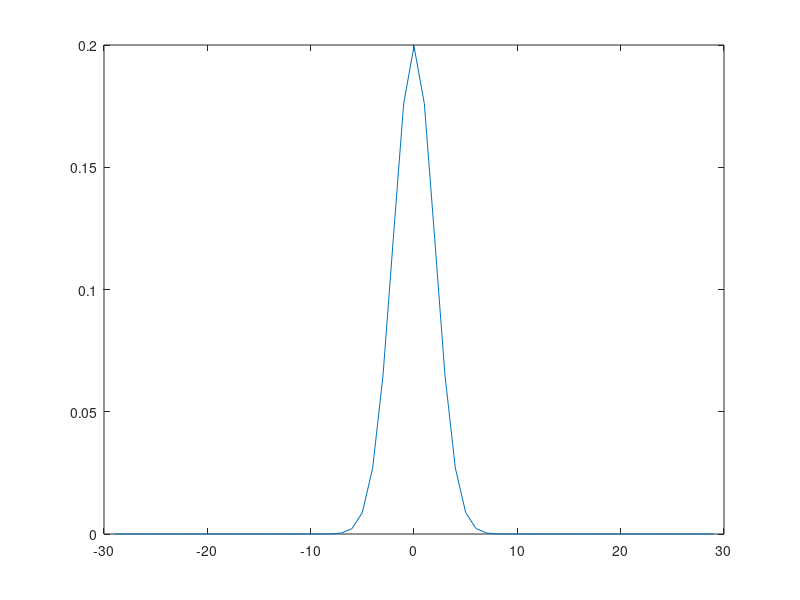
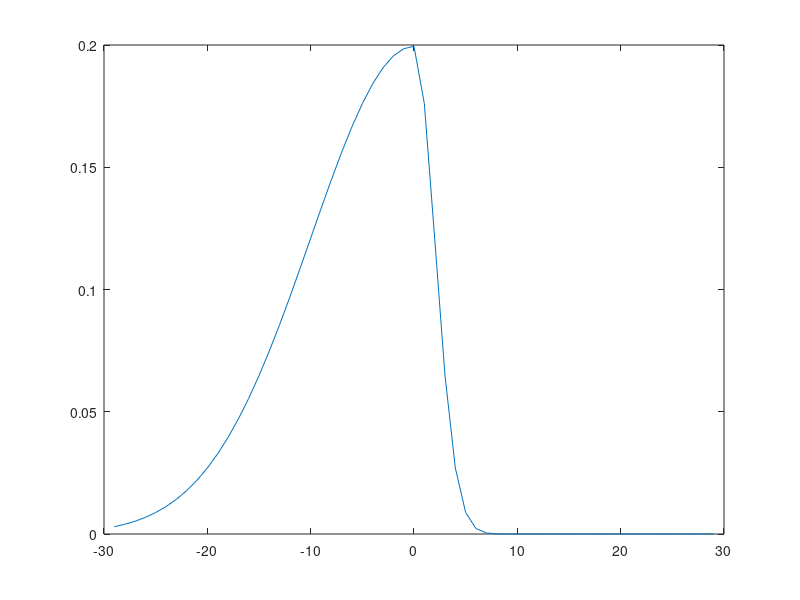
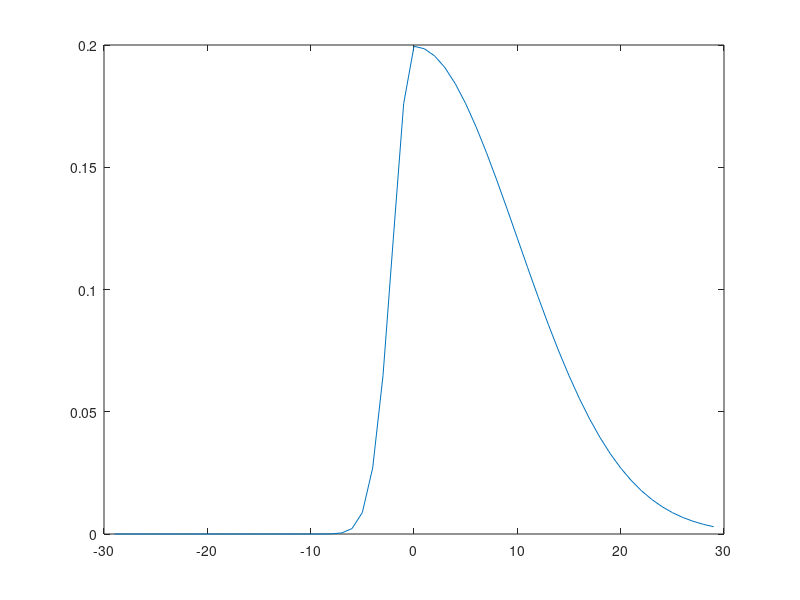
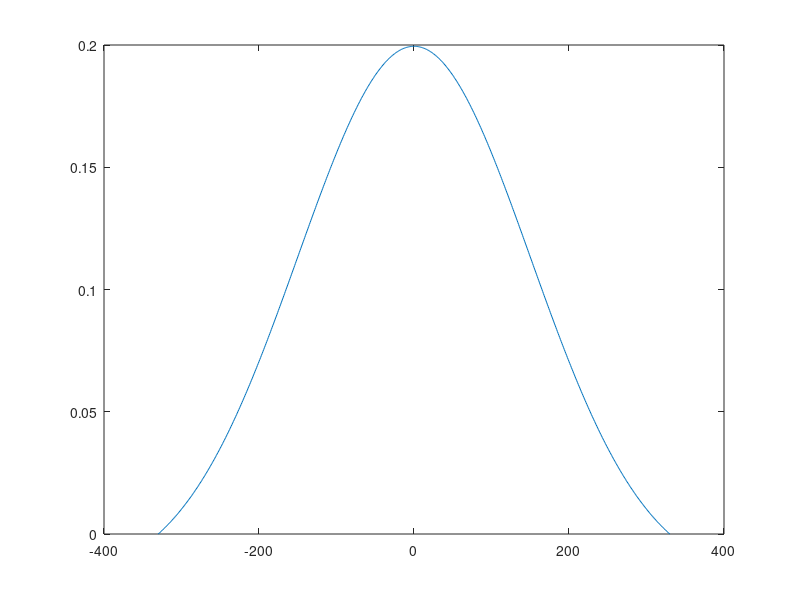

Source code (MATLAB) for these figures, in order: (Note: this script raises an error after producing the figures.)
close all; clear all;

t = -29:1:29;

%% between
mu_between = 0;
sigma_between = 2;
traffic_between = pdf('Normal', t, mu_between, sigma_between);
% traffic_between = traffic_between / traffic_between(7);

figure;
plot(t, traffic_between);

%% begin
mu_begin = 0;
sigma_begin = 10;

traffic_begin = pdf('Normal', t, mu_begin, sigma_begin);
traffic_begin = traffic_begin / traffic_begin(30) * traffic_between(30);
traffic_begin(31:end) = traffic_between(31:end);

figure;
plot(t, traffic_begin);

%% end
mu_end = 0;
sigma_end = 10;

traffic_end = pdf('Normal', t, mu_end, sigma_end);
traffic_end = traffic_end / traffic_end(30) * traffic_between(30);
traffic_end(1:29) = traffic_between(1:29);

figure;
plot(t, traffic_end);

%% overall
t_overall = -330:1:330;

mu_overall = 0;
sigma_overall = 150;
traffic_overall = pdf('Normal', t_overall, mu_overall, sigma_overall);
traffic_overall = traffic_overall - traffic_overall(1) * ones(1,length(traffic_overall));
traffic_overall = traffic_overall / traffic_overall(331) *  traffic_between(30) * 1;

figure;
plot(t_overall, traffic_overall);

%% combined
traffic_combined = zeros(1,length(t_overall));

% traffic_end = traffic_end - traffic_between(1) * ones(1,length(traffic_end));
% traffic_begin = traffic_begin - traffic_between(1) * ones(1,length(traffic_begin));
% traffic_between = traffic_between - traffic_between(1) * ones(1,length(traffic_between));

% 7:50-8:00
traffic_combined(27:85) = traffic_begin;

% 8:50-9:00
traffic_combined(87:145) = traffic_between;

% 9:50-10:00
traffic_combined(147:205) = traffic_between;

% 10:50-11:00
traffic_combined(207:265) = traffic_between;

% 11:50-12:00
traffic_combined(267:325) = traffic_between;

% 12:50-1:00
traffic_combined(327:385) = traffic_between;

% 1:50-2:00
traffic_combined(387:445) = traffic_between;

% 2:50-3:00
traffic_combined(447:505) = traffic_between;

% 3:50-4:00
traffic_combined(507:565) = traffic_between;

% 4:50-5:00
traffic_combined(567:625) = traffic_end;

traffic_combined = traffic_combined + traffic_overall;

figure;
plot(t_overall, traffic_combined);

%% save file
hr = 7; min = 0;
traffic_output = cell(length(traffic_combined),3);
for i = 1:length(traffic_combined)
    % t_str = sprintf('%02d:%02d',hr,min);
    traffic_output(i,:) = {hr, min, traffic_combined(i)};

    min = min + 1;
    if (min >= 60)
        hr = hr + 1;
        min = 0;
    end
end

writecell(traffic_output, 'traffic.csv')